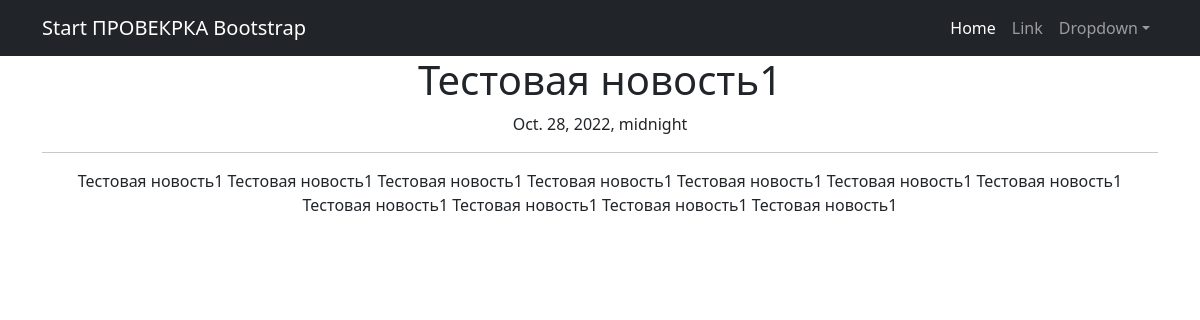
The page /news/21 on the database its author committed.
### news/models.py (models this page shows, shortened)
class Post(models.Model):
    author = models.ForeignKey(Author, on_delete=models.CASCADE)
    neworart = models.BooleanField(default=False)
    time_in = models.DateField(auto_now_add=True)
    category = models.ManyToManyField(Category, through = 'PostCategory')
    title = models.CharField(max_length=100)
    text = models.TextField()
    rating_post = models.IntegerField(default=0)

### news/views.py (the view)
# urls.py: path('<int:pk>', NewDetail.as_view(), name='post_detail'),
class NewDetail(DetailView):
    model = Post
    template_name = 'flatpages/post.html'
    context_object_name = 'new'

### news/templatetags/custom_filters.py (called while the page is built)
@register.filter()
def censor(value: str):
    variants = ['тормоз', 'собака', 'дурак', 'школьник', 'гузно', 'редиска']
    ln = len(variants)
    filtred_message = ''
    string = ''
    pattern = '*'
    for i in value:
        string += i
        flag = 0
        for j in variants:
            if not string in j:
                flag += 1
            if string == j:
                filtred_message += string[0] + (pattern * (len(string) - 1))
                flag -= 1
                string = ''
        if flag == ln:
            filtred_message += string
            string = ''
    if string != '' and string not in variants:
        filtred_message += string
    elif string != '':
        filtred_message += string[0] + (pattern * (len(string) - 1))
    return filtred_message

### Templates/Flatpages/post.html (shortened to what this page needs)
{% extends 'flatpages/default.html' %}
{% load custom_filters %}
{% block content %}
<h1>{{ new.title|censor }}</h1>
{{ new.time_in }}
<hr>
{{ new.text|censor }}
{% endblock content %}

### rows shown on the page
Post: title|censor "Тестовая новость1", time_in "Oct. 28, 2022, midnight", text|censor "Тестовая новость1 Тестовая новость1 Тестовая новость1 Тестовая новость1 Тестовая новость1 Тестовая новость1 Тестовая новость1 Тестовая новость1 Тестовая новость1 Тестовая новость1 Тестовая новость1"
